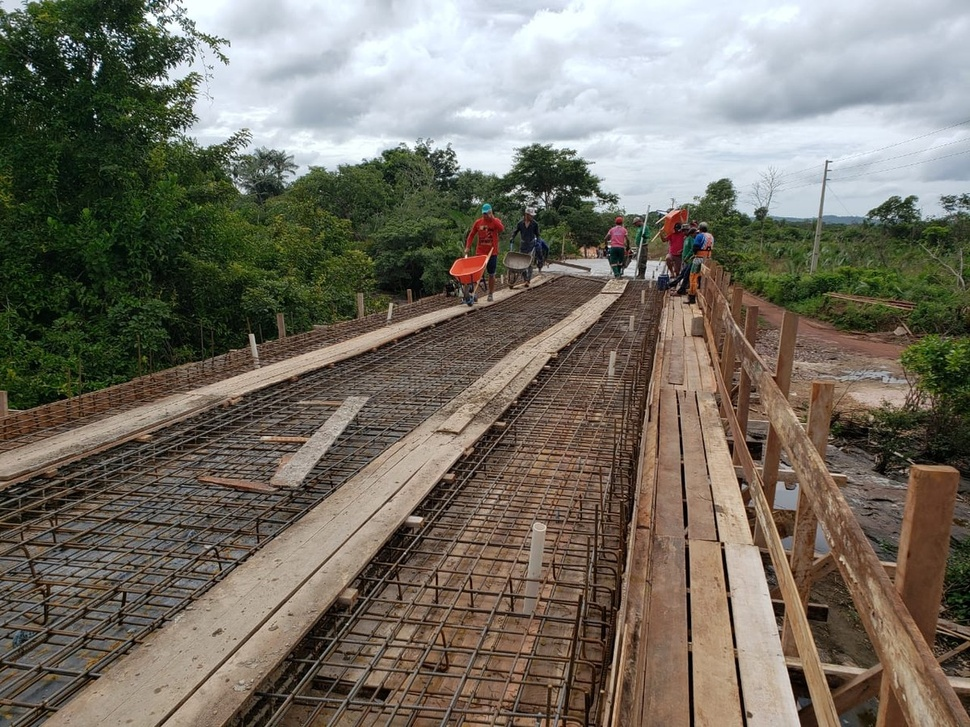
#> input picture src/entrada.jpg, 970 x 727 px, shrunk from 1200 x 900 before the run
$ python Atividade14.py
#> lines starting #> are read from the running program, lines starting #| are printed output that depends on the picture; after the words box and inside, x2 and y2 are one past the last pixel; in counts of white or black regions, pixels touching at a corner belong together
import cv2
import numpy as np

img = cv2.imread("entrada.jpg")
#> img is the input picture: shape (727, 970, 3); mean B, G, R 100.1, 111.5, 116.9

cv2.imshow("Original", img)
mascara = np.zeros(img.shape[:2], dtype = "uint8")
(cX, cY) = (img.shape[1] // 2, img.shape[0] // 2)
#> cX = 485; cY = 363
cv2.circle(mascara, (cX, cY), 100, 255, -1)
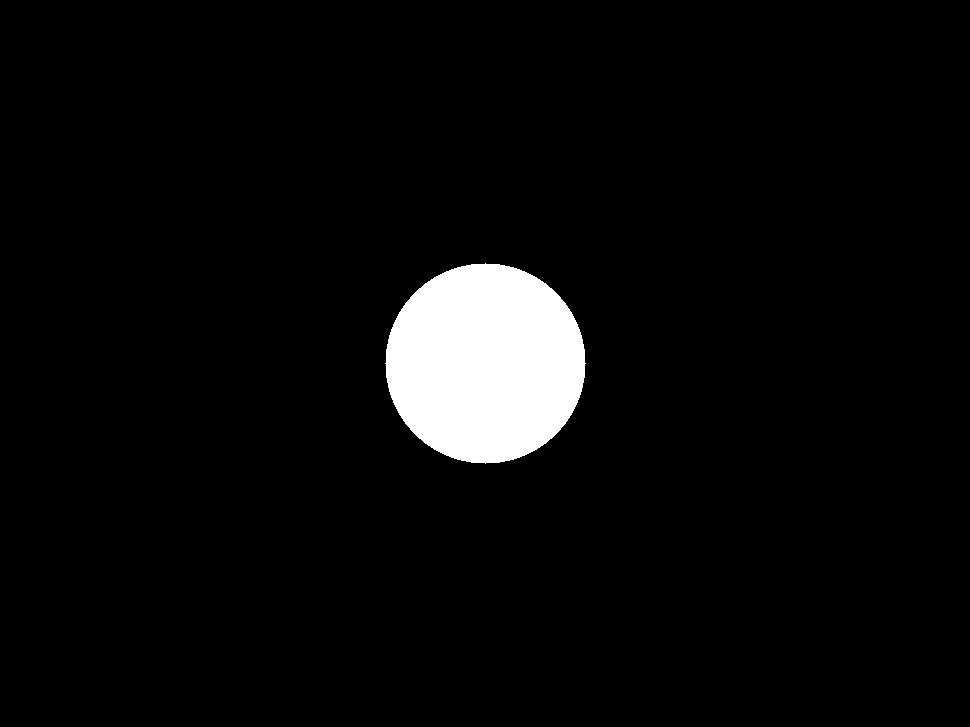
#> mascara: shape (727, 970); 4.5% white; 1 white region, box (x1, y1, x2, y2) and area: (385, 263, 586, 464) 31417
img_com_mascara = cv2.bitwise_and(img, img, mask = mascara)
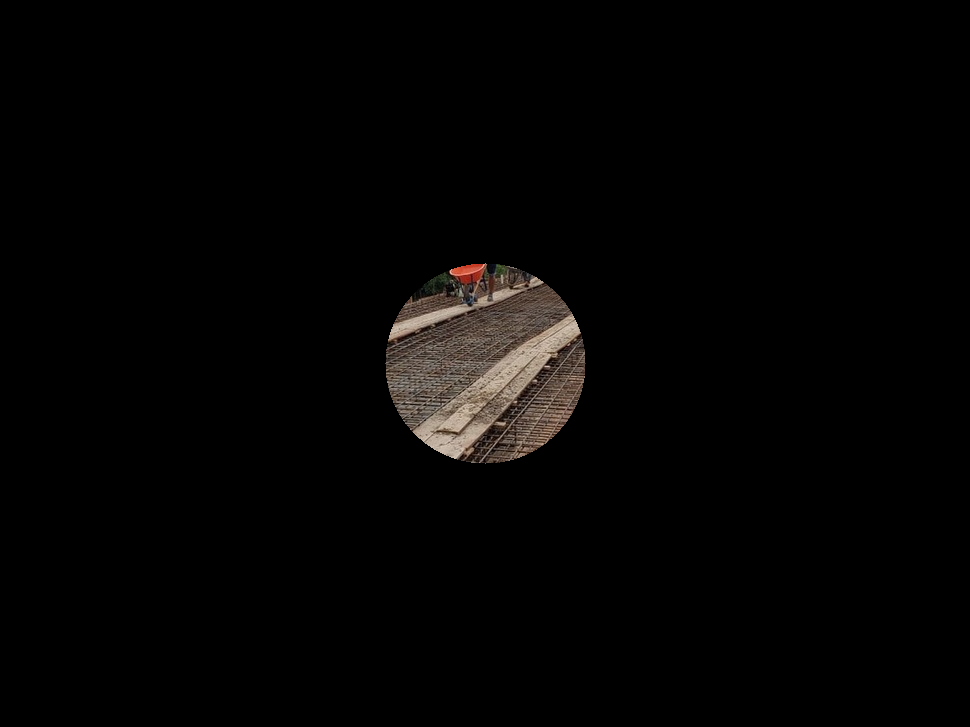
#> img_com_mascara: shape (727, 970, 3); mean B, G, R 3.7, 4.2, 4.9
cv2.imshow("Máscara aplicada à imagem", img_com_mascara)
cv2.waitKey(0)

$ run again, with src/Cris.jpg copied over src/entrada.jpg
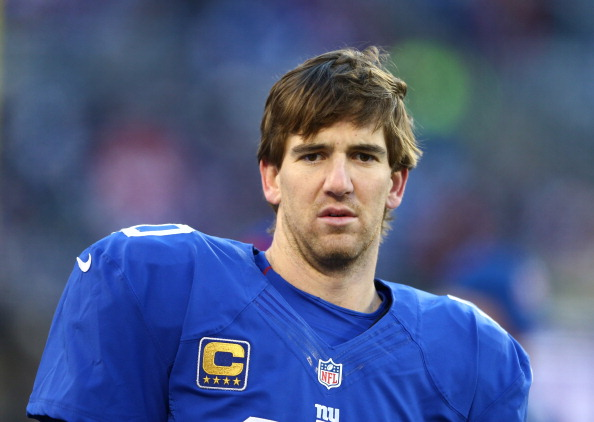
#> input picture src/Cris.jpg, 594 x 422 px
#> img is the input picture: shape (422, 594, 3); mean B, G, R 131.2, 89.4, 76.5
#> `cv2.circle(mascara, (cX, cY), 100, 255, -1)`:
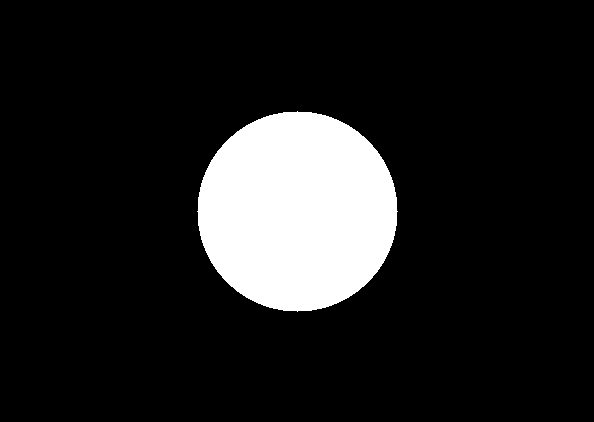
#> mascara: shape (422, 594); 12.5% white; 1 white region, box (x1, y1, x2, y2) and area: (197, 111, 398, 312) 31417
#> `img_com_mascara = cv2.bitwise_and(img, img, mask = mascara)`:
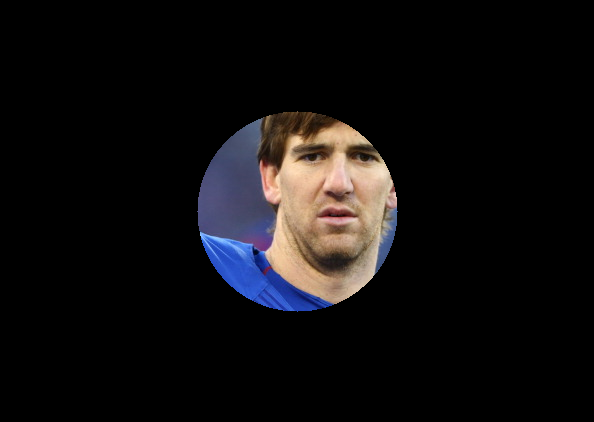
#> img_com_mascara: shape (422, 594, 3); mean B, G, R 15.2, 14.5, 16.4
